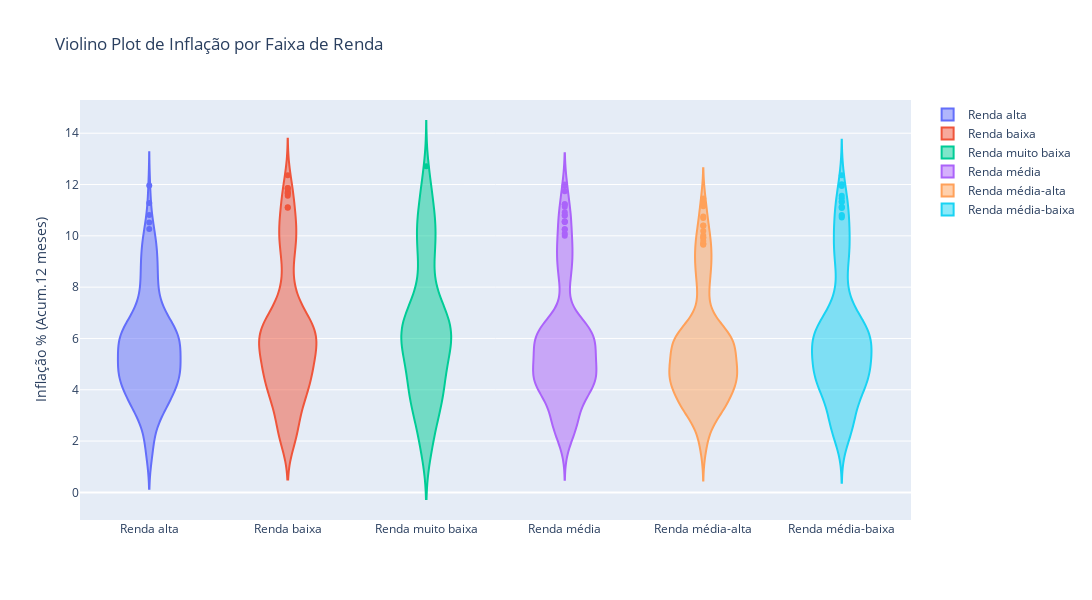

Notebook code cell kept with this figure:
### Markdown cell above
> Entendendo esse plot doido:

Se observarmos as faixas de *renda muito baixa* e *muito alta*, percebemos que a inflação nessas categorias pode variar bastante, indicando situações econômicas instáveis. Já nas faixas de *renda média*, a variação na inflação é menos intensa, sugerindo uma certa estabilidade. A presença de pontos diferentes nessas faixas extremas sugere eventos econômicos especiais. Essa análise visual nos ajuda a entender como diferentes grupos sociais respondem às mudanças econômicas e pode ser útil para orientar decisões financeiras e políticas.

### Code cell
# Configuração do Violino
violino_fig = px.violin(rendas_ajustadas.melt(id_vars='Data', var_name='Faixa de Renda', value_name='Inflação % (Acum.12 meses)'),
                        y='Inflação % (Acum.12 meses)', x='Faixa de Renda',
                        color='Faixa de Renda',
                        title='Violino Plot de Inflação por Faixa de Renda',
                        labels={'Inflação % (Acum.12 meses)': 'Inflação % (Acum.12 meses)', 'Faixa de Renda': ''},
                        width=1280, height=600)
violino_fig.show()

### Figure 1 — Plotly figure (JSON) as saved in the notebook; plotly's stock layout.template omitted (floating-point values rounded to 4 significant figures; data arrays with more than 128 entries replaced by an {"elided": "..."} marker saying what was removed)
{"data": [{"alignmentgroup": "True", "box": {"visible": false}, "hovertemplate": "=%{x}<br>Inflação % (Acum.12 meses)=%{y}<extra></extra>", "legendgroup": "Renda alta", "marker": {"color": "#636efa"}, "name": "Renda alta", "offsetgroup": "Renda alta", "orientation": "v", "scalegroup": "True", "showlegend": true, "type": "violin", "x": {"elided": "209 str values"}, "x0": " ", "xaxis": "x", "y": {"elided": "209 float values"}, "y0": " ", "yaxis": "y"}, {"alignmentgroup": "True", "box": {"visible": false}, "hovertemplate": "=%{x}<br>Inflação % (Acum.12 meses)=%{y}<extra></extra>", "legendgroup": "Renda baixa", "marker": {"color": "#EF553B"}, "name": "Renda baixa", "offsetgroup": "Renda baixa", "orientation": "v", "scalegroup": "True", "showlegend": true, "type": "violin", "x": {"elided": "209 str values"}, "x0": " ", "xaxis": "x", "y": {"elided": "209 float values"}, "y0": " ", "yaxis": "y"}, {"alignmentgroup": "True", "box": {"visible": false}, "hovertemplate": "=%{x}<br>Inflação % (Acum.12 meses)=%{y}<extra></extra>", "legendgroup": "Renda muito baixa", "marker": {"color": "#00cc96"}, "name": "Renda muito baixa", "offsetgroup": "Renda muito baixa", "orientation": "v", "scalegroup": "True", "showlegend": true, "type": "violin", "x": {"elided": "209 str values"}, "x0": " ", "xaxis": "x", "y": {"elided": "209 float values"}, "y0": " ", "yaxis": "y"}, {"alignmentgroup": "True", "box": {"visible": false}, "hovertemplate": "=%{x}<br>Inflação % (Acum.12 meses)=%{y}<extra></extra>", "legendgroup": "Renda média", "marker": {"color": "#ab63fa"}, "name": "Renda média", "offsetgroup": "Renda média", "orientation": "v", "scalegroup": "True", "showlegend": true, "type": "violin", "x": {"elided": "209 str values"}, "x0": " ", "xaxis": "x", "y": {"elided": "209 float values"}, "y0": " ", "yaxis": "y"}, {"alignmentgroup": "True", "box": {"visible": false}, "hovertemplate": "=%{x}<br>Inflação % (Acum.12 meses)=%{y}<extra></extra>", "legendgroup": "Renda média-alta", "marker": {"color": "#FFA15A"}, "name": "Renda média-alta", "offsetgroup": "Renda média-alta", "orientation": "v", "scalegroup": "True", "showlegend": true, "type": "violin", "x": {"elided": "209 str values"}, "x0": " ", "xaxis": "x", "y": {"elided": "209 float values"}, "y0": " ", "yaxis": "y"}, {"alignmentgroup": "True", "box": {"visible": false}, "hovertemplate": "=%{x}<br>Inflação % (Acum.12 meses)=%{y}<extra></extra>", "legendgroup": "Renda média-baixa", "marker": {"color": "#19d3f3"}, "name": "Renda média-baixa", "offsetgroup": "Renda média-baixa", "orientation": "v", "scalegroup": "True", "showlegend": true, "type": "violin", "x": {"elided": "209 str values"}, "x0": " ", "xaxis": "x", "y": {"elided": "209 float values"}, "y0": " ", "yaxis": "y"}], "layout": {"height": 600, "legend": {"title": {"text": ""}, "tracegroupgap": 0}, "title": {"text": "Violino Plot de Inflação por Faixa de Renda"}, "violinmode": "overlay", "width": 1280, "xaxis": {"anchor": "y", "categoryarray": ["Renda alta", "Renda baixa", "Renda muito baixa", "Renda média", "Renda média-alta", "Renda média-baixa"], "categoryorder": "array", "domain": [0, 1], "title": {"text": ""}}, "yaxis": {"anchor": "x", "domain": [0, 1], "title": {"text": "Inflação % (Acum.12 meses)"}}}}
